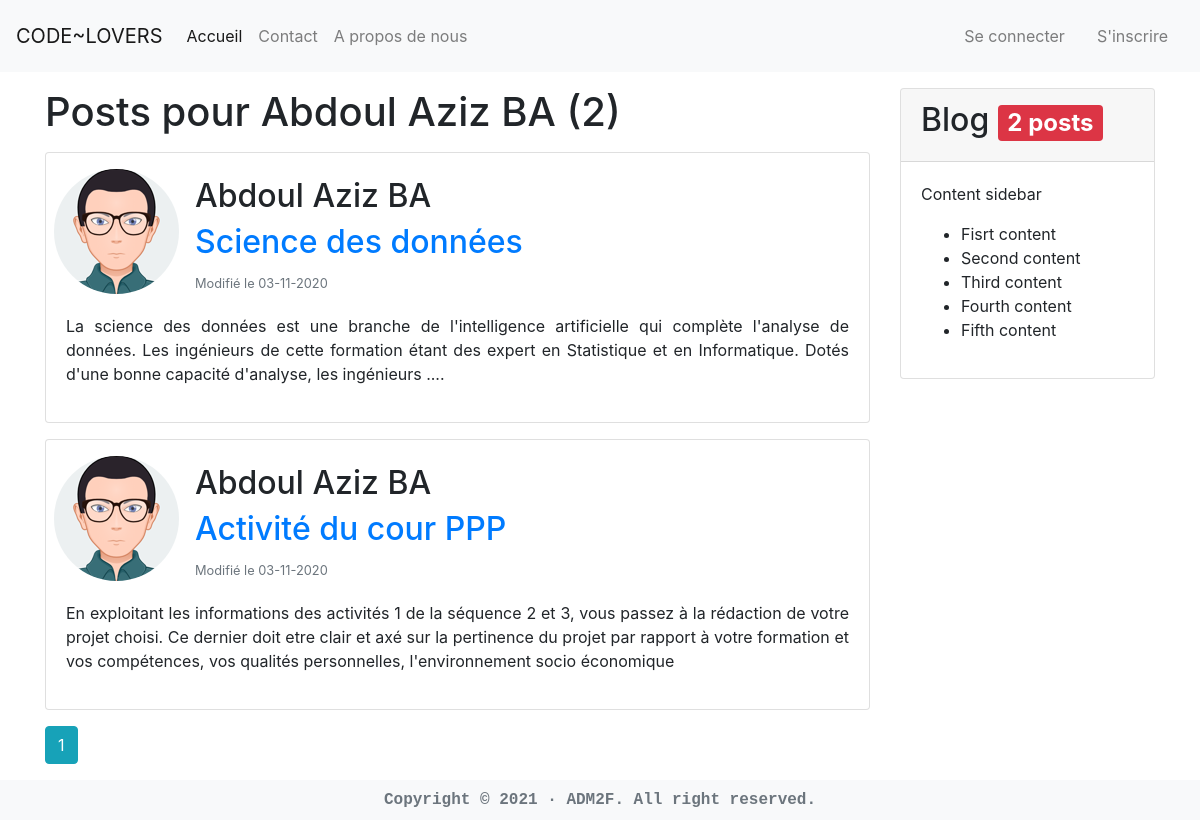
/blog/user/Abdoul Aziz BA, run on an earlier commit of the app's database.
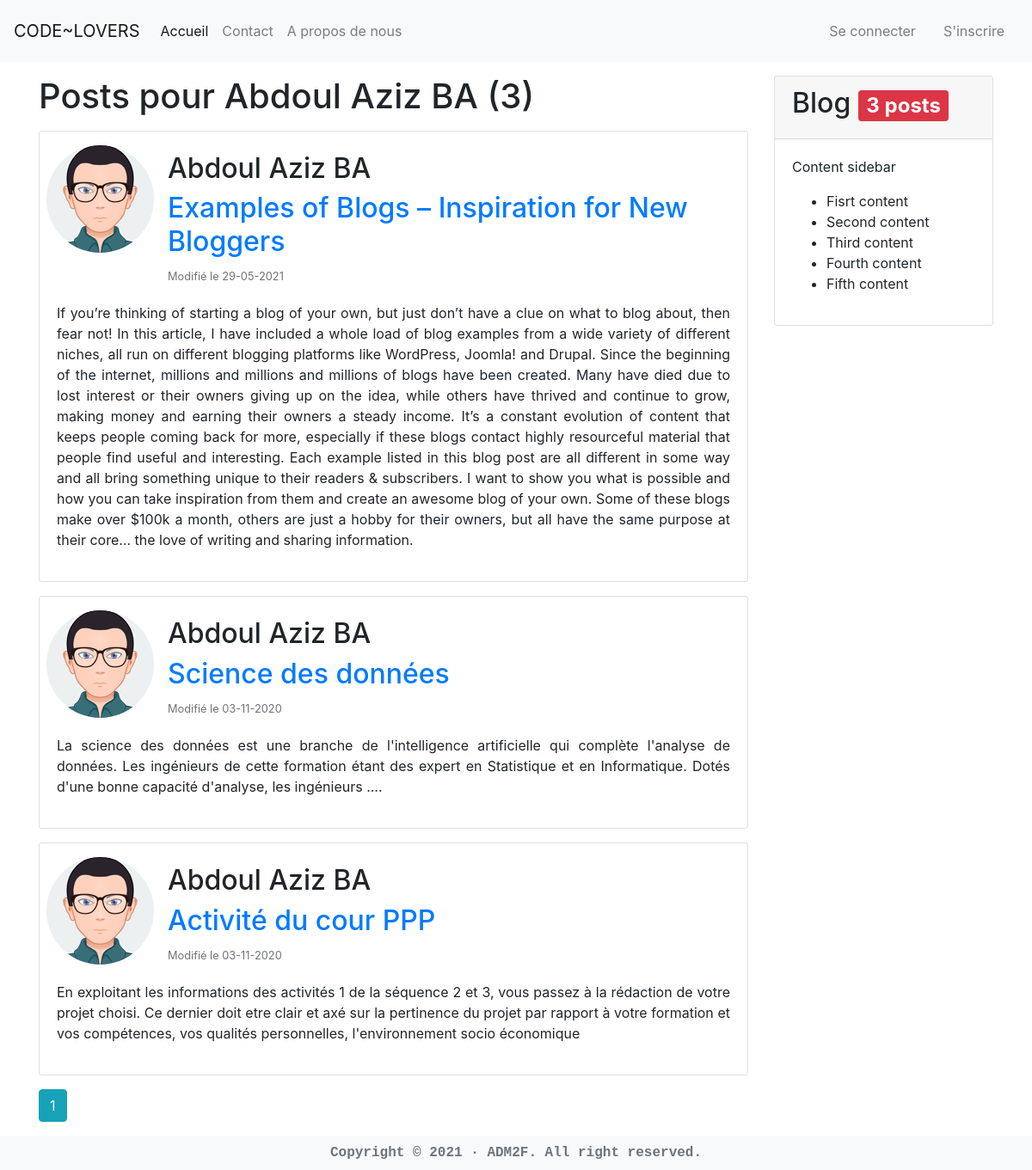
And on a later commit of the database.
### blog/models.py (models this page shows, shortened)
class User(db.Model, UserMixin):
    __tablename__ = 'users'
    id = db.Column(db.Integer, primary_key=True)
    username = db.Column(db.String(20), unique=True, nullable=False)
    email = db.Column(db.String(120), unique=True, nullable=False)
    image_file = db.Column(db.String(120), nullable=False, default='default.png')
    password = db.Column(db.String(60), nullable=False, default='default.png')
    posts = db.relationship('Post', backref='author', lazy=True)

class Post(db.Model):
    __tablename__ = 'posts'
    id = db.Column(db.Integer, primary_key=True)
    title = db.Column(db.String(100), nullable=False)
    date_posted = db.Column(db.DateTime, nullable=False, default=datetime.utcnow())
    content = db.Column(db.Text, nullable=False)
    user_id = db.Column(db.Integer, db.ForeignKey('users.id'), nullable=False)

### blog/routes.py (the view)
@app.route('/blog/user/<string:username>')
def user_posts(username):
    user = User.query.filter_by(username=username).first_or_404()
    page = request.args.get('page', 1, type=int)
    posts = Post.query.filter_by(author=user).order_by(Post.date_posted.desc()).paginate(page=page, per_page=5)
    return render_template('posts/user_posts.html', user=user, posts=posts, title='Blog')

### blog/routes.py (called while the page is built)
@app.context_processor
def inject_now():
    return {'now': datetime.now()}

@app.context_processor
def utility_processor():
    def pluralize(count, singular, plural=None):
        if not isinstance(count, int):
            raise ValueError('"{}" must be an integer'.format(count))
        if plural is None:
            plural = singular + 's'
        if count == 1:
            string = singular
        else:
            string = plural
        return f"{count} {string}"
    return dict(pluralize=pluralize)

### blog/templates/posts/user_posts.html
{% extends 'layouts/default.html' %}
{% block body %}
    <div class="row mt-3">
        <div class="col-md-9">
            <h1 class="mb-3">Posts pour {{ user.username }} ({{ posts.total }})</h1>
            {% for post in posts.items %}
                <div class="card mb-3">
                    <div class="media ml-2 mt-3">
                        <img src="{{ url_for('static', filename='img/profile_pics/' + post.author.image_file) }}" alt="" class="align-self-start rounded-circle mr-3">
                        <div class="media-body mt-2">
                            <h2>{{ post.author.username }}</h2>
                            <h2><a class="article-title text-decoration-none" href="{{ url_for('post', post_id=post.id) }}">{{ post.title }}</a></h2>
                            <small class="text-muted">Modifié le {{ post.date_posted.strftime('%d-%m-%Y') }}</small>
                        </div>
                    </div>
                    <div class="card-body">
                        <p class="text-justify">{{ post.content }}</p>
                    </div>
                </div>
            {% endfor %}
            {% for page_num in posts.iter_pages(left_edge=1, right_edge=1, left_current=1, right_current=2) %}
                {% if page_num %}
                    {% if posts.page == page_num %}
                        <a class="btn btn-info mb-2" href="{{ url_for('posts_index', page=page_num) }}">{{ page_num }}</a>
                    {% else %}
                        <a class="btn btn-outline-info mb-2" href="{{ url_for('posts_index', page=page_num) }}">{{ page_num }}</a>
                    {% endif %}
                {% else %}
                    ...
                {% endif %}
            {% endfor %}
        </div>
        <div class="col-md-3">
            <div class="card">
                <div class="card-header">
                    <h2>Blog <div class="badge badge-danger">{{ pluralize(posts.items|length, 'post') }}</div></h2>
                </div>
                <div class="card-body">
                    <p>Content sidebar</p>
                    <ul>
                        <li>Fisrt content</li>
                        <li>Second content</li>
                        <li>Third content</li>
                        <li>Fourth content</li>
                        <li>Fifth content</li>
                    </ul>
                </div>
            </div>
        </div>
    </div>
{% endblock %}

### blog/templates/layouts/default.html (shortened to what this page needs)
<!DOCTYPE html>
<html lang="en">
<head>
    <link rel="stylesheet" href="https://cdn.jsdelivr.net/npm/bootstrap@4.5.3/dist/css/bootstrap.min.css">
</head>
<body>
    {% include 'layouts/partials/_nav.html' %}
    <div class="container mb-5">
        {% block body %}{% endblock %}
    </div>
    {% include 'layouts/partials/_footer.html' %}
</body>
</html>

### blog/templates/layouts/partials/_nav.html (shortened to what this page needs)
<nav class="navbar navbar-expand-lg navbar-light bg-light sticky-top">
    <div class="collapse navbar-collapse" id="navbarTogglerDemo01">
      <a class="navbar-brand" href="{{ url_for('home') }}">CODE~LOVERS</a>
      <ul class="navbar-nav mr-auto mt-2 mt-lg-0">
        <li class="nav-item active">
          <a class="nav-link" href="{{ url_for('home') }}">Accueil <span class="sr-only">(current)</span></a>
        </li>
        <li class="nav-item">
          <a class="nav-link" href="{{ url_for('contact') }}">Contact</a>
        </li>
        <li class="nav-item">
          <a class="nav-link" href="{{ url_for('about') }}">A propos de nous</a>
        </li>
      </ul>
      <form class="form-inline my-2 my-lg-0">
        <ul class="navbar-nav ml-auto mt-2 mt-lg-0">
          {% if current_user.is_authenticated %}
            <li class="nav-link">
              <a class="nav-link" href="{{ url_for('new_post') }}">Nouveau post</a>
            </li>
            <li class="nav-link">
              <a class="nav-link" href="{{ url_for('account') }}">Mon compte</a>
            </li>
            <li class="nav-link">
              <a class="nav-link" href="{{ url_for('logout') }}">Se déconnecter</a>
            </li>
          {% else %}
            <li class="nav-link">
              <a class="nav-link" href="{{ url_for('login') }}">Se connecter</a>
            </li>
            <li class="nav-link">
              <a class="nav-link" href="{{ url_for('register') }}">S'inscrire</a>
            </li>
          {% endif %}
        </ul>
      </form>
    </div>
</nav>

### blog/templates/layouts/partials/_footer.html
<div class="d-flex align-items-end">
    <div class="col-md-12  fixed-bottom bg-light">
        <footer>
            <p class="text-center text-muted text-monospace font-weight-bold my-2">Copyright &copy; {{ now.year }} &middot; ADM2F. All right reserved.</p>
        </footer>
    </div>
</div>

What changed in the data, as far as the page shows it:
added Post: image_file (picture), author.username "Abdoul Aziz BA", title "Examples of Blogs – Inspiration for New Bloggers", date_posted "29-05-2021", content "If you’re thinking of starting a blog of your own, but just don’t have a clue on what to blog about, then fear not! In this article, I have included a whole load of blog examples from a wide variety of different niches, all run on different blogging platforms like WordPress, Joomla! and Drupal. Since the beginning of the internet, millions and millions and millions of blogs have been created. Many have died due to lost interest or their owners giving up on the idea, while others have thrived and continue to grow, making money and earning their owners a steady income. It’s a constant evolution of content that keeps people coming back for more, especially if these blogs contact highly…"
Also different on the page:
{{ posts.total }}: "2" → "3"
{{ pluralize(posts.items|length, 'post') }}: "2 posts" → "3 posts"
